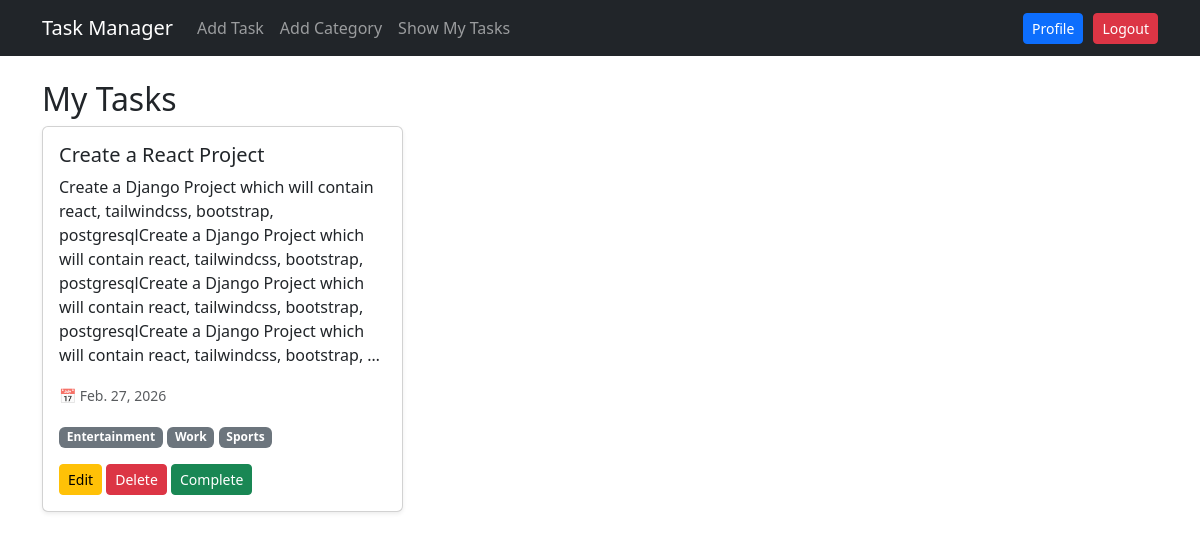
Screenshot of /my-tasks/ (signed in) with the database file from the repository.
### task/models.py (models this page shows, shortened)
class TaskModel(models.Model):
    user = models.ForeignKey(User, on_delete=models.CASCADE, null=True, blank=True)
    taskTitle = models.CharField(max_length=100)
    taskDescription = models.TextField()
    is_completed = models.BooleanField(default=False)
    taskAssignDate = models.DateField()

### category/models.py (models this page shows, shortened)
class TaskCategory(models.Model):
    categoryName = models.CharField(max_length=50, unique=True)
    tasks = models.ManyToManyField(TaskModel, blank= True)

### task/views.py (the view)
# urls.py: path('my-tasks/', views.show_my_tasks, name='show_my_tasks'),
@login_required
def show_my_tasks(request):
    tasks = TaskModel.objects.filter(user=request.user, is_completed=False)
    return render(request, 'task/show_my_tasks.html', {'tasks': tasks})

### task/templates/task/show_my_tasks.html (shortened to what this page needs)
{% extends 'base.html' %}
{% block content %}
<div>
    <h2>My Tasks</h2>
<div class="row row-cols-1 row-cols-md-3 g-3">
    {% for task in tasks %}
    <div class="col">
        <div class="card h-100 shadow-sm">
            <div class="card-body d-flex flex-column">
                <h5 class="card-title">{{ task.taskTitle }}</h5>
                <p class="card-text">{{ task.taskDescription | truncatewords:40 }}</p>
                <p class="card-text">
                    <small class="text-muted">📅 {{ task.taskAssignDate }}</small>
                </p>
                <p class="card-text">
                    {% for ct in task.taskcategory_set.all %}
                        <span class="badge bg-secondary">{{ ct.categoryName }}</span>
                    {% endfor %}
                </p>
                <div class="mt-auto">
                    {% if task.is_completed %}
                        <span class="badge bg-success fs-6">✅ Completed</span>
                    {% else %}
                        <a href="{% url 'edit_task' task.id %}" class="btn btn-warning btn-sm">Edit</a>
                        <form method="POST" action="{% url 'delete_task' task.id %}" style="display:inline;">
                            <button type="submit" class="btn btn-danger btn-sm">Delete</button>
                        </form>
                        <a href="{% url 'complete_task' task.id %}" class="btn btn-success btn-sm">Complete</a>
                    {% endif %}
                </div>
            </div>
        </div>
    </div>
    {% empty %}
    <p>No tasks yet. <a href="{% url 'add_task' %}">Add one!</a></p>
    {% endfor %}
</div>
</div>
{% endblock %}

### rows the page displays
TaskModel: taskTitle "Create a React Project", taskDescription "Create a Django Project which will contain react, tailwindcss, bootstrap, postgresqlCreate a Django Project which will contain react, tailwindcss, bootstrap, postgresqlCreate a Django Project which will contain react, tailwindcss, bootstrap, postgresqlCreate a Django Project which will contain react, tailwindcss, bootstrap, …", taskAssignDate "Feb. 27, 2026", is_completed "Edit"
TaskCategory: categoryName "Entertainment"
TaskCategory: categoryName "Work"
TaskCategory: categoryName "Sports"
